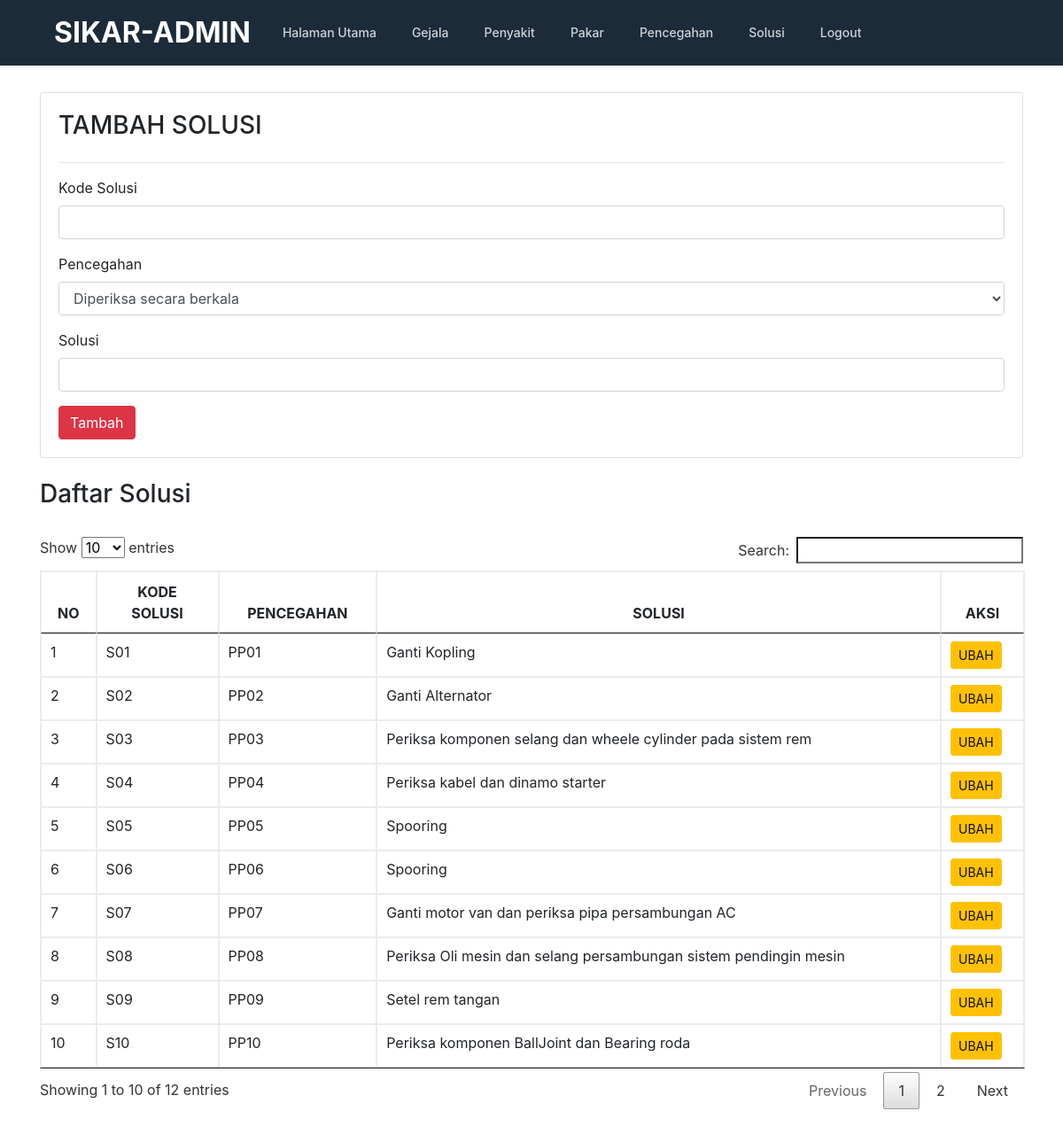
Page /admin/solusi.php on the committed database.
### tables this page shows
CREATE TABLE `solusi` (
  `id` int(10) NOT NULL,
  `kd_solusi` varchar(10) NOT NULL,
  `kd_pencegahan` varchar(10) NOT NULL,
  `solusi` text NOT NULL,
  `kode` varchar(50) NOT NULL
);

### admin/solusi.php (the view, shortened to what this page needs)
<!doctype html>
<html lang="en">
  <head>
    <link href="../css/bootstrap.min.css" rel="stylesheet">
    <link href="../css/style.css" rel="stylesheet">
    <link href="../css/jquery.dataTables.min.css" rel="stylesheet"/>
  </head>
  <body>
    <?php include "header.php"; ?>
    <section>
      <div class="container">
        <div class="row">
            <div class="col-md-12">
              <div class="card" style="padding:20px">
                <h3>TAMBAH SOLUSI</h3>
                <hr/>
                <form action="prosestambahsolusi.php" method="POST">
                  <div class="form-group">
                      <label>Kode Solusi</label>
                      <input type="text" name="kd_solusi" class="form-control" />
                  </div>
                  <div class="form-group">
                    <label>Pencegahan</label>
                    <select name="kd_pencegahan" class="form-control">
                      <?php
                        include "../conn.php";
                        $query = mysqli_query($koneksi,"SELECT * FROM pencegahan ORDER BY kd_pencegahan ASC");
                        while ($data=mysqli_fetch_array($query)) {
                      ?>
                      <option value="<?php echo $data['kd_pencegahan'];?>"> <?php echo $data['deskripsi']; ?></option>
                      <?php
                        }
                      ?>
                    </select>
                  </div>
                  <div class="form-group">
                      <label>Solusi</label>
                      <input type="text" name="solusi" class="form-control" />
                  </div>
                  <button type="submit" class="btn btn-md btn-danger">Tambah</button>
                </form>
              </div>
              <br/>
              <h3>Daftar Solusi</h3>
              <br/>
              <div class="row">
                <div class="col-md-12">
                  <table class="table table-bordered table-hover" id="gejala" class="display" style="width:100%">
                    <thead>
                      <tr>
                        <th width="20"><center>NO</center></th>
                        <th width="100"><center>KODE SOLUSI</center></th>
                        <th><center>PENCEGAHAN</center></th>
                        <th><center>SOLUSI</center></th>
                        <th><center>AKSI</center></th>
                      </tr>
                    </thead>
                    <tbody>
                      <?php
                        include "../conn.php";
                        $query = mysqli_query($koneksi,"SELECT * FROM solusi ORDER BY id ASC");
                        $no=0;
                        while ($data=mysqli_fetch_array($query)) {
                            $no++;
                      ?>
                      <tr>
                          <td><?php echo $no; ?></td>
                          <td><?php echo $data['kd_solusi']; ?></td>
                          <td><?php echo $data['kd_pencegahan']; ?></td>
                          <td><?php echo $data['solusi']; ?></td>
                          <td>
                              <a  href="editsolusi.php?id=<?php echo $data['id']; ?>" class="btn btn-sm btn-warning">UBAH</a>
                          </td>
                      </tr>
                      <?php } ?>
                    </tbody>
                  </table>
                </div>
              </div>
            </div>
        </div>
      </div>
    </section>
  </body>
</html>

### css/style.css (style rules this page uses)
.container { position: relative; overflow: hidden; }
section { padding:30px 0; }

### rows in the picture
solusi: kd_solusi "S01", kd_pencegahan "PP01", solusi "Ganti Kopling"
solusi: kd_solusi "S02", kd_pencegahan "PP02", solusi "Ganti Alternator"
solusi: kd_solusi "S03", kd_pencegahan "PP03", solusi "Periksa komponen selang dan wheele cylinder pada sistem rem"
solusi: kd_solusi "S04", kd_pencegahan "PP04", solusi "Periksa kabel dan dinamo starter"
solusi: kd_solusi "S05", kd_pencegahan "PP05", solusi "Spooring"
solusi: kd_solusi "S06", kd_pencegahan "PP06", solusi "Spooring"
solusi: kd_solusi "S07", kd_pencegahan "PP07", solusi "Ganti motor van dan periksa pipa persambungan AC"
solusi: kd_solusi "S08", kd_pencegahan "PP08", solusi "Periksa Oli mesin dan selang persambungan sistem pendingin mesin"
solusi: kd_solusi "S09", kd_pencegahan "PP09", solusi "Setel rem tangan"
solusi: kd_solusi "S10", kd_pencegahan "PP10", solusi "Periksa komponen BallJoint dan Bearing roda"

### other values in the picture
form field kd_pencegahan "Diperiksa secara berkala"
